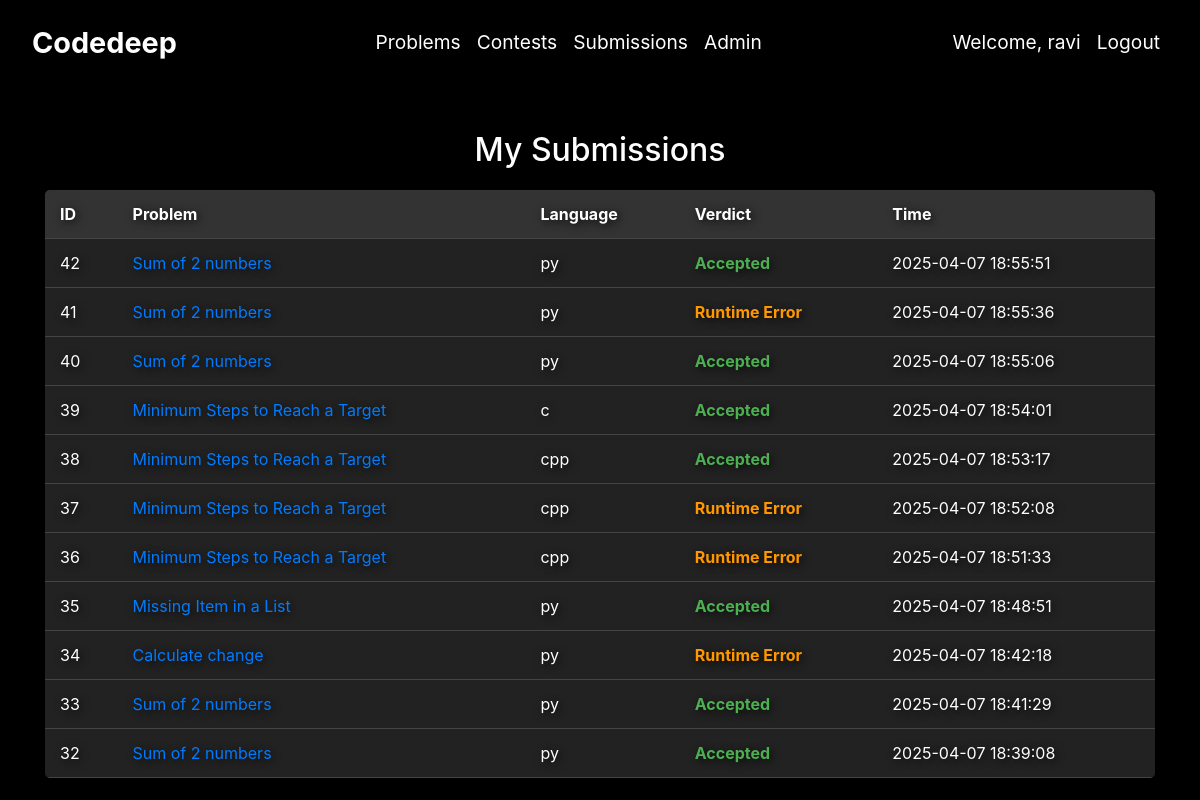
/compiler/submissions/ (signed in), run on the app's committed database.
### compiler/models.py (models this page shows, shortened)
class codeSubmission(models.Model):
    VERDICT_CHOICES = [
        ('AC', 'Accepted - Your solution is correct'),
        ('WA', 'Wrong Answer - Your solution produced incorrect output'),
        ('TLE', 'Time Limit Exceeded - Your solution took too long to execute'),
        ('MLE', 'Memory Limit Exceeded - Your solution used too much memory'),
        ('RE', 'Runtime Error - Your solution crashed during execution'),
        ('CE', 'Compilation Error - Your code couldn\'t be compiled'),
        ('SE', 'System Error - An unexpected error occurred in the system'),
    ]
    user = models.ForeignKey(User, on_delete=models.CASCADE, null=True, blank=True)
    problem = models.ForeignKey(problem, on_delete=models.CASCADE, null=True, blank=True)
    language = models.CharField(max_length=100)
    code = models.TextField()
    inputData = models.TextField(null=True, blank=True)
    outputData = models.TextField(null=True, blank=True)
    expectedOutput = models.TextField(null=True, blank=True)
    verdict = models.CharField(max_length=10, choices=VERDICT_CHOICES, default='SE')
    timestamp = models.DateTimeField(auto_now_add=True)

### problems/models.py (models this page shows, shortened)
class problem(models.Model):
    name = models.CharField(max_length=50)
    description = models.TextField(help_text="Enter the problem description. Use newlines to format the text.")
    testcase1 = models.TextField(help_text="Enter the first test case. Use newlines to format the input and output.")
    testcase2 = models.TextField(help_text="Enter the second test case. Use newlines to format the input and output.")
    solution_code = models.TextField(blank=True, null=True, help_text="Python solution code for this problem")

### compiler/views.py (the view)
# urls.py: path('submissions/', submissions, name='submissions'),
@login_required
def submissions(request):
    user_submissions = codeSubmission.objects.filter(user=request.user).order_by('-timestamp')
    context = {"submissions": user_submissions}
    return render(request, "submissions.html", context)

### compiler/templates/submissions.html (shortened to what this page needs)
{% extends 'base.html' %}
{% block content %}
<div class="container mt-4">
    <h2>My Submissions</h2>
    {% if submissions %}
        <table class="submissions-table">
            <thead>
                <tr>
                    <th>ID</th>
                    <th>Problem</th>
                    <th>Language</th>
                    <th>Verdict</th>
                    <th>Time</th>
                </tr>
            </thead>
            <tbody>
                {% for submission in submissions %}
                    <tr>
                        <td>{{ submission.id }}</td>
                        <td>
                            {% if submission.problem %}
                                <a href="/problems/{{ submission.problem.id }}/">{{ submission.problem.name }}</a>
                            {% else %}
                                Custom
                            {% endif %}
                        </td>
                        <td>{{ submission.language }}</td>
                        <td>
                            <div class="verdict-tooltip">
                                <span class="verdict-{{ submission.verdict|lower }}">
                                    {% if submission.verdict == 'AC' %}
                                        Accepted
                                    {% elif submission.verdict == 'WA' %}
                                        Wrong Answer
                                    {% elif submission.verdict == 'TLE' %}
                                        Time Limit Exceeded
                                    {% elif submission.verdict == 'MLE' %}
                                        Memory Limit Exceeded
                                    {% elif submission.verdict == 'RE' %}
                                        Runtime Error
                                    {% elif submission.verdict == 'CE' %}
                                        Compilation Error
                                    {% elif submission.verdict == 'SE' %}
                                        System Error
                                    {% else %}
                                        {{ submission.verdict }}
                                    {% endif %}
                                </span>
                            </div>
                        </td>
                        <td>{{ submission.timestamp|date:"Y-m-d H:i:s" }}</td>
                    </tr>
                {% endfor %}
            </tbody>
        </table>
    {% else %}
        <div class="empty-message">
            <h4>No submissions yet</h4>
            <p>Start solving problems to see your submissions here.</p>
            <a href="/problems" class="btn btn-primary mt-3">Go to Problems</a>
        </div>
    {% endif %}
</div>
{% endblock %}

### problems/templates/base.html (shortened to what this page needs)
{% load static %}
<!DOCTYPE html>
<html lang="en">
<head>
    <link rel="stylesheet" href="https://cdn.jsdelivr.net/npm/bootstrap@4.6.2/dist/css/bootstrap.min.css">
</head>
<body>
    <nav class="navbar navbar-expand-sm navbar-dark">
        <a class="navbar-brand" href="/">Codedeep</a>
        <ul class="navbar-nav center">
            {% if user.is_authenticated %}
                <li class="nav-item">
                    <a class="nav-link" href="/problems">Problems</a>
                </li>
                <li class="nav-item">
                    <a class="nav-link" href="/contests">Contests</a>
                </li>
                <li class="nav-item">
                    <a class="nav-link" href="/compiler/submissions/">Submissions</a>
                </li>
            {% endif %}
            <li class="nav-item">
                <a class="nav-link" href="/admin">Admin</a>
            </li>
        </ul>
        <ul class="navbar-nav ml-auto">
            {% if user.is_authenticated %}
                <li class="nav-item">
                    <a class="nav-link" href="#">Welcome, {{ user.username }}</a>
                </li>
                <li class="nav-item">
                    <a class="nav-link" href="/auth/logout">Logout</a>
                </li>
            {% endif %}
        </ul>
    </nav>
    <div class="content-container">
        {% block content %}{% endblock %}
    </div>
</body>
</html>

### compiler/templates/submissions.html (style rules this page uses)
body { background: none; background-color: #000; color: rgb(230, 230, 230); }
.submissions-table { width: 100%; border-collapse: collapse; margin-top: 20px; background-color: #222; border-radius: 5px; overflow: hidden; }
.submissions-table th, .submissions-table td { padding: 12px 15px; text-align: left; border-bottom: 1px solid #444; color: white; }
.submissions-table th { background-color: #333; color: #fff; font-weight: bold; }
.verdict-ac { color: #4CAF50; font-weight: bold; }
.verdict-ce, .verdict-re, .verdict-tle, .verdict-mle { color: #FF9800; font-weight: bold; }
h2 { color: white; }
.verdict-tooltip { position: relative; display: inline-block; }

### data on the page
codeSubmission: id "42", problem.name "Sum of 2 numbers", language "py", verdict "Accepted", timestamp "2025-04-07 18:55:51"
codeSubmission: id "41", problem.name "Sum of 2 numbers", language "py", verdict "Runtime Error", timestamp "2025-04-07 18:55:36"
codeSubmission: id "40", problem.name "Sum of 2 numbers", language "py", verdict "Accepted", timestamp "2025-04-07 18:55:06"
codeSubmission: id "39", problem.name "Minimum Steps to Reach a Target", language "c", verdict "Accepted", timestamp "2025-04-07 18:54:01"
codeSubmission: id "38", problem.name "Minimum Steps to Reach a Target", language "cpp", verdict "Accepted", timestamp "2025-04-07 18:53:17"
codeSubmission: id "37", problem.name "Minimum Steps to Reach a Target", language "cpp", verdict "Runtime Error", timestamp "2025-04-07 18:52:08"
codeSubmission: id "36", problem.name "Minimum Steps to Reach a Target", language "cpp", verdict "Runtime Error", timestamp "2025-04-07 18:51:33"
codeSubmission: id "35", problem.name "Missing Item in a List", language "py", verdict "Accepted", timestamp "2025-04-07 18:48:51"
codeSubmission: id "34", problem.name "Calculate change", language "py", verdict "Runtime Error", timestamp "2025-04-07 18:42:18"
codeSubmission: id "33", problem.name "Sum of 2 numbers", language "py", verdict "Accepted", timestamp "2025-04-07 18:41:29"
codeSubmission: id "32", problem.name "Sum of 2 numbers", language "py", verdict "Accepted", timestamp "2025-04-07 18:39:08"

### other printed values
{{ user.username }} "ravi"
